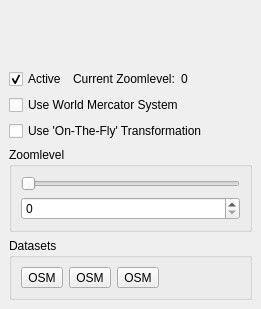
<?xml version="1.0" encoding="UTF-8"?>
<ui version="4.0">
 <class>DockWidgetTileMapScaleLevels</class>
 <widget class="QDockWidget" name="DockWidgetTileMapScaleLevels">
  <property name="geometry">
   <rect>
    <x>0</x>
    <y>0</y>
    <width>261</width>
    <height>309</height>
   </rect>
  </property>
  <property name="minimumSize">
   <size>
    <width>0</width>
    <height>0</height>
   </size>
  </property>
  <property name="maximumSize">
   <size>
    <width>524287</width>
    <height>309</height>
   </size>
  </property>
  <property name="floating">
   <bool>false</bool>
  </property>
  <property name="windowTitle">
   <string>Tile Map Scale Levels</string>
  </property>
  <widget class="QWidget" name="dockWidgetContents">
   <layout class="QVBoxLayout" name="verticalLayout_2">
    <item>
     <spacer name="verticalSpacer">
      <property name="orientation">
       <enum>Qt::Vertical</enum>
      </property>
      <property name="sizeHint" stdset="0">
       <size>
        <width>20</width>
        <height>40</height>
       </size>
      </property>
     </spacer>
    </item>
    <item>
     <layout class="QHBoxLayout" name="horizontalLayout">
      <item>
       <widget class="QCheckBox" name="checkBoxIsActive">
        <property name="text">
         <string>Active</string>
        </property>
        <property name="checked">
         <bool>true</bool>
        </property>
        <property name="tristate">
         <bool>false</bool>
        </property>
       </widget>
      </item>
      <item>
       <widget class="QLabel" name="label">
        <property name="text">
         <string>Current Zoomlevel:</string>
        </property>
       </widget>
      </item>
      <item>
       <widget class="QLabel" name="labelCurrentZoomlevel">
        <property name="minimumSize">
         <size>
          <width>16</width>
          <height>0</height>
         </size>
        </property>
        <property name="layoutDirection">
         <enum>Qt::LeftToRight</enum>
        </property>
        <property name="text">
         <string>0</string>
        </property>
       </widget>
      </item>
      <item>
       <spacer name="horizontalSpacer_2">
        <property name="orientation">
         <enum>Qt::Horizontal</enum>
        </property>
        <property name="sizeHint" stdset="0">
         <size>
          <width>40</width>
          <height>20</height>
         </size>
        </property>
       </spacer>
      </item>
     </layout>
    </item>
    <item>
     <widget class="QCheckBox" name="checkBoxUseMercator">
      <property name="text">
       <string>Use World Mercator System</string>
      </property>
      <property name="checked">
       <bool>false</bool>
      </property>
      <property name="tristate">
       <bool>false</bool>
      </property>
     </widget>
    </item>
    <item>
     <widget class="QCheckBox" name="checkBoxUseOnTheFlyTransformation">
      <property name="text">
       <string>Use 'On-The-Fly' Transformation</string>
      </property>
      <property name="checked">
       <bool>false</bool>
      </property>
      <property name="tristate">
       <bool>false</bool>
      </property>
     </widget>
    </item>
    <item>
     <widget class="QGroupBox" name="groupBox">
      <property name="title">
       <string>Zoomlevel</string>
      </property>
      <layout class="QVBoxLayout" name="verticalLayout">
       <item>
        <widget class="QSlider" name="sliderZoomlevels">
         <property name="maximum">
          <number>25</number>
         </property>
         <property name="orientation">
          <enum>Qt::Horizontal</enum>
         </property>
        </widget>
       </item>
       <item>
        <widget class="QSpinBox" name="spinBoxZoomlevels">
         <property name="maximum">
          <number>25</number>
         </property>
        </widget>
       </item>
      </layout>
     </widget>
    </item>
    <item>
     <widget class="QGroupBox" name="groupBoxDatasets">
      <property name="title">
       <string>Datasets</string>
      </property>
      <layout class="QVBoxLayout" name="verticalLayout_3">
       <item>
        <layout class="QHBoxLayout" name="horizontalLayout_2">
         <item>
          <widget class="QToolButton" name="buttonLoadOSM">
           <property name="toolTip">
            <string>Load OSM Layer</string>
           </property>
           <property name="statusTip">
            <string>Load OSM Layer</string>
           </property>
           <property name="text">
            <string>OSM</string>
           </property>
           <property name="icon">
            <iconset resource="resources.qrc">
             <normaloff>:/icons/icons/osm.png</normaloff>:/icons/icons/osm.png</iconset>
           </property>
           <property name="iconSize">
            <size>
             <width>32</width>
             <height>32</height>
            </size>
           </property>
          </widget>
         </item>
         <item>
          <widget class="QToolButton" name="buttonLoadGoogleMaps">
           <property name="toolTip">
            <string>Load OSM Layer</string>
           </property>
           <property name="statusTip">
            <string>Load OSM Layer</string>
           </property>
           <property name="text">
            <string>OSM</string>
           </property>
           <property name="icon">
            <iconset resource="resources.qrc">
             <normaloff>:/icons/icons/googlemaps.png</normaloff>:/icons/icons/googlemaps.png</iconset>
           </property>
           <property name="iconSize">
            <size>
             <width>32</width>
             <height>32</height>
            </size>
           </property>
          </widget>
         </item>
         <item>
          <widget class="QToolButton" name="buttonLoadGoogleSatellite">
           <property name="toolTip">
            <string>Load OSM Layer</string>
           </property>
           <property name="statusTip">
            <string>Load OSM Layer</string>
           </property>
           <property name="text">
            <string>OSM</string>
           </property>
           <property name="icon">
            <iconset resource="resources.qrc">
             <normaloff>:/icons/icons/google_earth.png</normaloff>:/icons/icons/google_earth.png</iconset>
           </property>
           <property name="iconSize">
            <size>
             <width>32</width>
             <height>32</height>
            </size>
           </property>
          </widget>
         </item>
         <item>
          <spacer name="horizontalSpacer">
           <property name="orientation">
            <enum>Qt::Horizontal</enum>
           </property>
           <property name="sizeHint" stdset="0">
            <size>
             <width>40</width>
             <height>20</height>
            </size>
           </property>
          </spacer>
         </item>
        </layout>
       </item>
      </layout>
     </widget>
    </item>
   </layout>
  </widget>
 </widget>
 <resources>
  <include location="resources.qrc"/>
 </resources>
 <connections>
  <connection>
   <sender>sliderZoomlevels</sender>
   <signal>valueChanged(int)</signal>
   <receiver>spinBoxZoomlevels</receiver>
   <slot>setValue(int)</slot>
   <hints>
    <hint type="sourcelabel">
     <x>153</x>
     <y>90</y>
    </hint>
    <hint type="destinationlabel">
     <x>153</x>
     <y>115</y>
    </hint>
   </hints>
  </connection>
  <connection>
   <sender>spinBoxZoomlevels</sender>
   <signal>valueChanged(int)</signal>
   <receiver>sliderZoomlevels</receiver>
   <slot>setValue(int)</slot>
   <hints>
    <hint type="sourcelabel">
     <x>153</x>
     <y>115</y>
    </hint>
    <hint type="destinationlabel">
     <x>153</x>
     <y>90</y>
    </hint>
   </hints>
  </connection>
 </connections>
</ui>
